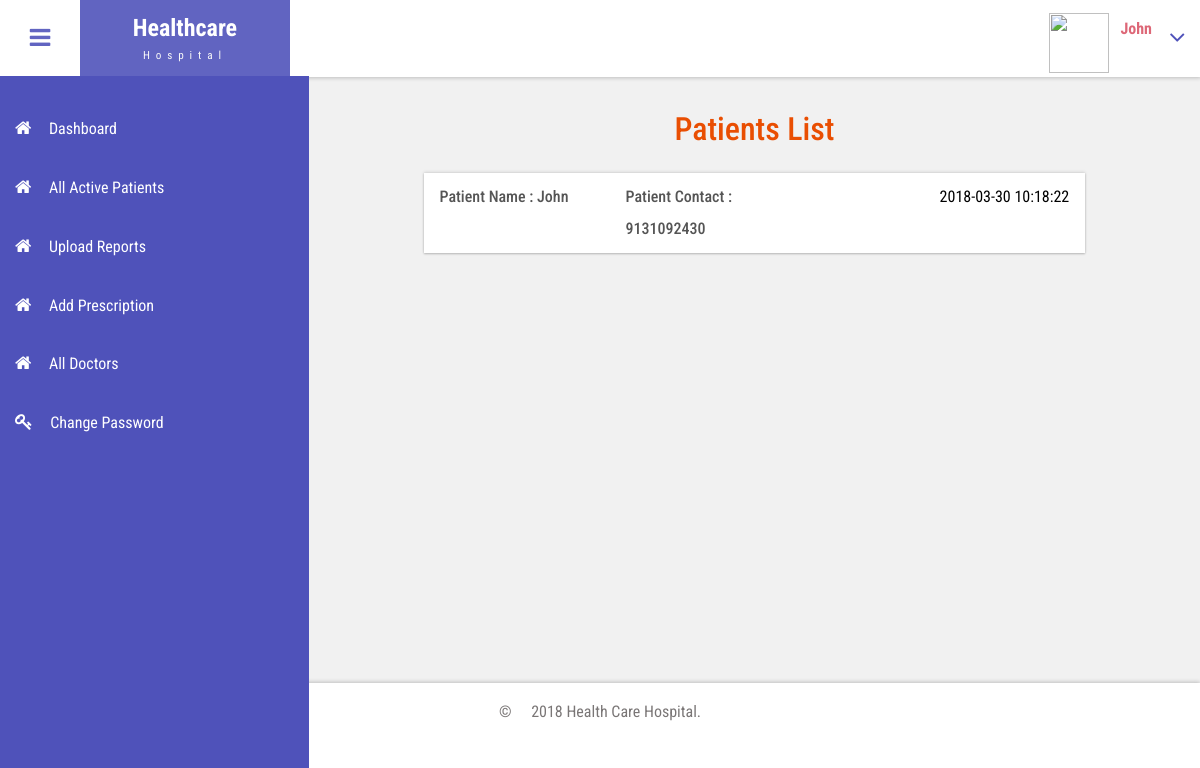
The page /admin/view_active_patients.php (signed in) on the database its author committed.
### tables this page shows
CREATE TABLE `patients` (
  `patientid` int(3) NOT NULL,
  `userid` int(3) NOT NULL,
  `doctorid` int(11) NOT NULL,
  `symptoms` varchar(200) NOT NULL,
  `medicine` text NOT NULL,
  `date` datetime NOT NULL,
  `amount` float NOT NULL
);

CREATE TABLE `user` (
  `userid` int(11) NOT NULL,
  `name` varchar(150) NOT NULL,
  `password` varchar(34) NOT NULL,
  `email` varchar(150) NOT NULL,
  `status` int(1) NOT NULL DEFAULT '1',
  `resetcode` varchar(34) NOT NULL
);

CREATE TABLE `patient_information` (
  `student_id` int(3) NOT NULL,
  `gender` varchar(6) NOT NULL,
  `date_of_birth` date NOT NULL,
  `contact_no` varchar(20) NOT NULL,
  `address` text NOT NULL,
  `description` text NOT NULL,
  `image` varchar(40) NOT NULL DEFAULT 'myuser.png',
  `last_login_date` datetime NOT NULL,
  `registration_date` date NOT NULL
);

### admin/db/db_config.php (called while the page is built, shortened)
<?php
	$cid = mysqli_connect("localhost","root","","hospital");
	function select($query)
	{
		global $cid;
		$res = mysqli_query($cid,$query);
		return $res;
	}
?>

### admin/view_active_patients.php (the view, shortened to what this page needs)
<?php
	require_once"db/db_config.php";
?>
<!DOCTYPE HTML>
<html>
	<head>
		<?php include_once"head_files.php";?>
		<link href='css/rotating-card.css' rel='stylesheet' />
	</head>
	<body class="cbp-spmenu-push">
		<div class="main-content">
			<?php include_once"sidebar.php";?>
			<?php include_once"header.php";?>
			<div id="page-wrapper">
				<div class="main-page" style="min-height: 531px;">
					<h3 class="title1">Patients List</h3>
					<div class="inbox-page">
						<?php
							$query = "SELECT patients.*,user.*,patient_information.* FROM patients INNER JOIN user on patients.userid = user.userid left join patient_information on user.userid = patient_information.student_id group by patients.userid ";
							$res = select($query);
							if(mysqli_num_rows($res)>0)
							{
								$i=1;
								while($row = mysqli_fetch_array($res)){
									extract($row);
								?>
								<div class="inbox-row widget-shadow" id="accordion<?=$i?>" role="tablist" aria-multiselectable="true">
									<a role="button" data-toggle="collapse" data-parent="#accordion" href="#collapse<?=$i?>" aria-expanded="true" aria-controls="collapse<?=$i?>">
										<div class="mail mail-name"><h6>Patient Name : <?=$name?></h6></div>
										<div class="mail mail-name"><h6>Patient Contact : <?=$contact_no?></h6></div>
										<div class="mail-right"><p><?=$date?></p></div>
										<div class="clearfix"> </div>
									</a>
															<?php if(!empty($date_of_birth)){ ?>
																	<th scope="row">Date Of Birth</th> <td><?php echo date('d-m-Y', strtotime($date_of_birth));
																		$date = explode("-",$date_of_birth);
																	?></td>
															<?php } ?>
								</div>
								<?php
								$i++; }
							}
							else
							{ ?>
							<h4 class="text-center">No Records Found </h4>
							<?php } ?>
					</div>
				</div>
			</div>
			<?php include_once"footer.php";?>
		</div>
	</body>
</html>

### admin/css/style.css (style rules this page uses)
h4, h5, h6, h1, h2, h3 { margin: 0; }
p { margin: 0; }
html, body { font-family: 'Roboto Condensed', sans-serif; font-size: 100%; overflow-x: hidden; background: #fff; }
body a { transition: 0.5s all ease; -webkit-transition: 0.5s all ease; -moz-transition: 0.5s all ease; -o-transition: 0.5s all ease; -ms-transition: 0.5s all ease; text-decoration:none; }
h1,h2,h3,h4,h5,h6 { margin:0; }
p { margin:0; }
.main-content { position: relative; }
.cbp-spmenu-push { overflow-x: hidden; position: relative; }
.cbp-spmenu, .cbp-spmenu-push { -webkit-transition: all 0.3s ease; -moz-transition: all 0.3s ease; transition: all 0.3s ease; }
.cbp-spmenu-push div#page-wrapper { margin: 0 0 0 19.3em; transition:.5s all; -webkit-transition:.5s all; -moz-transition:.5s all; }
.widget-shadow { background-color: #fff; box-shadow: 0 -1px 3px rgba(0,0,0,.12),0 1px 2px rgba(0,0,0,.24); -webkit-box-shadow: 0 -1px 3px rgba(0,0,0,.12),0 1px 2px rgba(0,0,0,.24); -moz-box-shadow: 0 -1px 3px rgba(0,0,0,.12),0 1px 2px rgba(0,0,0,.24); }
h3.title1 { text-align:center; font-size: 2em; color: #e94e02; margin-bottom: 0.8em; }
.inbox-page { width: 80%; margin: 0 auto; }
.inbox-row { padding: 0.5em 1em; }
.mail { float: left; margin-right: 1em; }
.mail.mail-name { width: 27%; }
.mail-right { float: right; margin-left: 1.5em; }
.inbox-page h6 { font-size: 1em; color: #555; }
.inbox-page p { font-size: 1em; color: #000; line-height: 2em; }
.inbox-page h6 { font-size: 1em; color: #555; line-height: 2em; }

### admin/css/custom.css (style rules this page uses)
#page-wrapper { padding:7em 2em 2.5em; background-color: #F1F1F1; }

### rows shown on the page
patients: userid.name "John", patient_information.contact_no "9131092430", date "2018-03-30 10:18:22"

### other values the page prints
$_SESSION['adminname'] "John"
